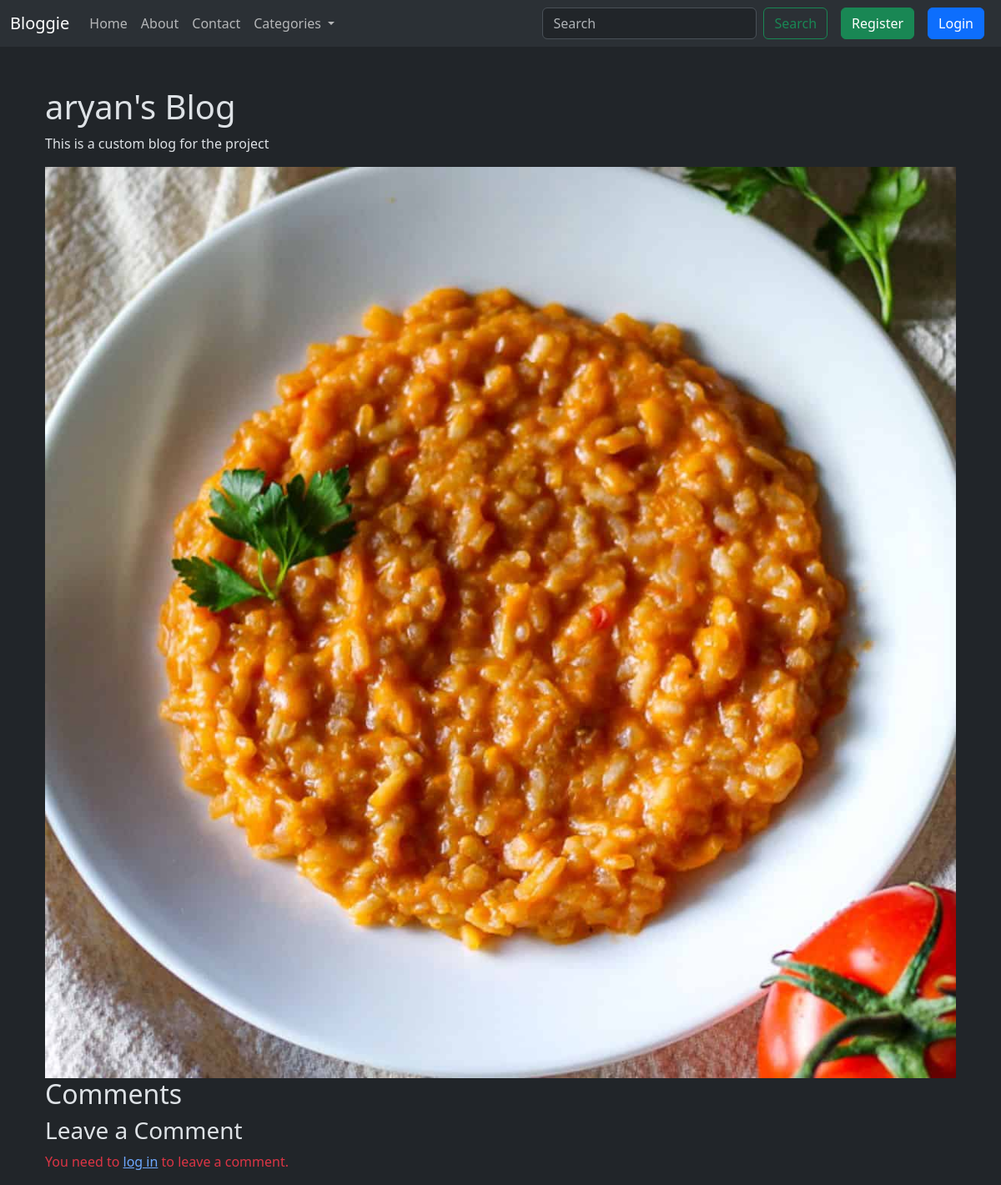
Page /blog/1/ on the committed database.
### blog/models.py (models this page shows, shortened)
class Blog(models.Model):
    user=models.ForeignKey(User, on_delete=models.CASCADE)
    text=models.TextField(max_length=250)
    photo=models.ImageField(upload_to='photos/',blank=True,null=True)
    created_at=models.DateTimeField(auto_now_add=True)
    updated_at=models.DateTimeField(auto_now=True)

### blog/views.py (the view)
# urls.py: path('blog/<int:blog_id>/', views.blog_detail, name='blog_detail')
def blog_detail(request, blog_id):
    blog = get_object_or_404(Blog, id=blog_id)
    return render(request, 'blog_detail.html', {'blog': blog})

### blog/templates/blog_detail.html (shortened to what this page needs)
{% extends "layout.html" %}
{% block content %}
<div class="container mt-5">
    <h1>{{ blog.user.username }}'s Blog</h1>
    <p>{{ blog.text }}</p>
    {% if blog.photo %}
        <img src="{{ blog.photo.url }}" class="img-fluid" alt="Blog Image">
    {% endif %}
    {% load comments %}
    <h2>Comments</h2>
    <h3>Leave a Comment</h3>
    {% if user.is_authenticated %}
        {% render_comment_form for blog %}
    {% else %}
        <p class="text-danger">You need to <a href="{% url 'login' %}">log in</a> to leave a comment.</p>
    {% endif %}
</div>
{% endblock %}

### rows in the picture
Blog: user.username "aryan", text "This is a custom blog for the project", photo (picture)
